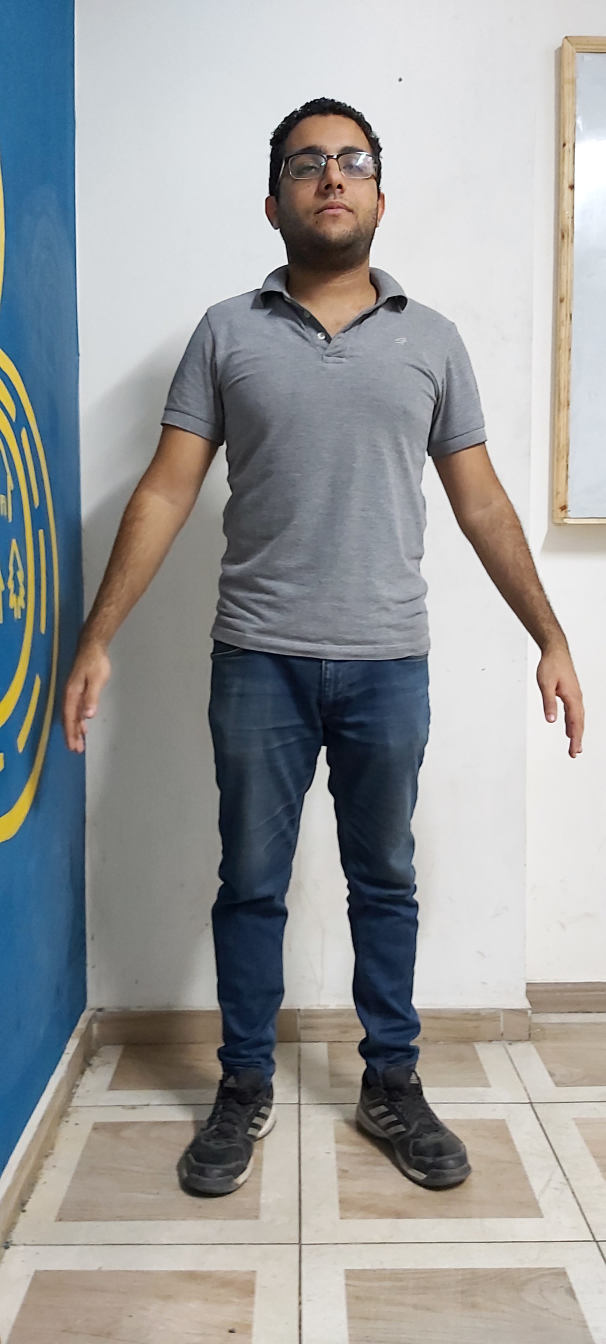
#> input picture images/Rimon2.1.jpg, 1816 x 4032 px (shown at 1/3 size)
$ python image_keypoint_selector.py
#> lines starting #> are read from the running program, lines starting #| are printed output that depends on the picture
import math
import cv2
import numpy as np
import math
from keypoint_config import *


POINTS_DICT = {}
iterator = 0
SCALE_PERCENT = 20
FILE_NAME = "Rimon2_1.py"
image_name = "images/Rimon2.1.jpg"
PERSON_HEIGHT = 166

POINTS_COLOR = {0 : right_sholder_outer_color, 1 : right_sholder_inner_color, 2 : left_sholder_inner_color, 3 : left_sholder_outer_color, 4 : right_elbow_outer_color,
                5 : right_elbow_inner_color, 6 : left_elbow_inner_color, 7 : left_elbow_outer_color, 8 : right_chest_arm_meeting_color, 9 : left_chest_arm_meeting_color,
                10 : right_chest_color, 11 : left_chest_color, 12 : right_waist_color, 13 : left_waist_color, 14 : right_hip_color, 15 : left_hip_color, 16 : stone_of_trousers_color,
                17 : right_Knee_outer_color, 18 : right_Knee_inner_color, 19 : left_Knee_inner_color, 20 : left_Knee_outer_color, 21 : right_ankle_outer_color,
                22 : right_ankle_inner_color, 23 : left_ankle_inner_color, 24 : left_ankle_outer_color, 25 : Head_color, 26:foot_color }

POINTS_NAMES = {0 : "right_sholder_outer_point", 1 : "right_sholder_inner_point", 2 : "left_sholder_inner_point", 3 : "left_sholder_outer_point", 4 : "right_elbow_outer_point",
                5 : "right_elbow_inner_point", 6 : "left_elbow_inner_point", 7 : "left_elbow_outer_point", 8 : "right_chest_arm_meeting_point", 9 : "left_chest_arm_meeting_point",
                10 : "right_chest_point", 11 : "left_chest_point", 12 : "right_waist_point", 13 : "left_waist_point", 14 : "right_hip_point", 15 : "left_hip_point", 16 : "stone_of_trousers_point",
                17 : "right_Knee_outer_point", 18 : "right_Knee_inner_point", 19 : "left_Knee_inner_point", 20 : "left_Knee_outer_point", 21 : "right_ankle_outer_point",
                22 : "right_ankle_inner_point", 23 : "left_ankle_inner_point", 24 : "left_ankle_outer_point", 25 : "head_point", 26 : "foot_color" }


def eclidian_distance(point1 , point2):
    (x1, y1) = point1
    (x2, y2) = point2
    return (math.sqrt(((x1-x2)**2)+((y1-y2)**2)))

def draw_circle(event,x,y,flags,param):
    global POINTS_DICT, iterator
    if event == cv2.EVENT_LBUTTONDOWN:
        POINTS_DICT[iterator] = (x,y)
        iterator += 1
        print("now select ---> ",POINTS_NAMES[iterator],(x,y))
    if event == cv2.EVENT_MBUTTONDOWN or event == cv2.EVENT_RBUTTONDOWN :
        iterator -= 1
        print("now select ---> ",POINTS_NAMES[iterator])
        del POINTS_DICT[iterator]

if __name__ == "__main__":

    img = cv2.imread(image_name, cv2.IMREAD_COLOR)
#> img is the input picture: shape (4032, 1816, 3); mean B, G, R 156.1, 155.7, 154.2
    print("now select ---> ",POINTS_NAMES[iterator])

    # scaling
    width = int(img.shape[1] * SCALE_PERCENT / 100)
#> width = 363
    height = int(img.shape[0] * SCALE_PERCENT / 100)
#> height = 806
    dsize = (width, height)
#> dsize = (363, 806)
    # resize image
    img = cv2.resize(img, dsize)
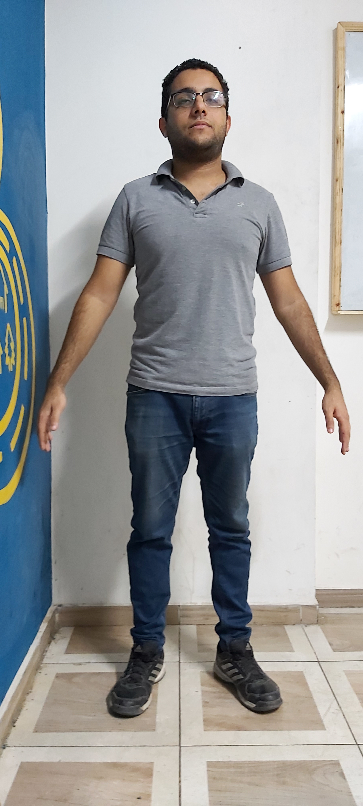
#> img: shape (806, 363, 3); mean B, G, R 156, 155.6, 154.1
    # end of scalling
    true_image = img.copy()
    try:
        while True:
            img = true_image.copy()
            for point in POINTS_DICT:
                cv2.circle(img, POINTS_DICT[point], point_radius, POINTS_COLOR[point], -1)
            cv2.imshow("img", img)
            cv2.setMouseCallback('img',draw_circle)
            cv2.waitKey(1)
    except:
        print("yess", iterator)
        pass
    finally:
        with open(FILE_NAME, 'a') as the_file:
            ratio = eclidian_distance(POINTS_DICT[25],POINTS_DICT[26])/PERSON_HEIGHT
            the_file.write('image_name = "'+str(image_name)+'"\n')
            the_file.write('SCALE_PERCENT = '+str(SCALE_PERCENT)+'\n')
            the_file.write('UPPER_RATIO = '+str(ratio)+'\n')
            the_file.write('LOWER_RATIO = '+str(ratio)+'\n')
            the_file.write('RATIO = '+str(ratio)+'\n')
            the_file.write('\n')

            try:
                for point in POINTS_DICT:
                    the_file.write(POINTS_NAMES[point] +" = "+str(POINTS_DICT[point])+"\n")
            except :
                pass
            finally:
                the_file.write('\n')
                the_file.write("HIP_HIGHT = "+str(POINTS_DICT[14][1])+"\n")
                the_file.write("RIGHT_HIP_PIXEL ="+str(POINTS_DICT[14])+"\n")
                the_file.write("LEFT_HIP_PIXEL ="+str(POINTS_DICT[15])+"\n")
            cv2.destroyAllWindows()


$ run again, with images/Rimon1.1.jpg copied over images/Rimon2.1.jpg
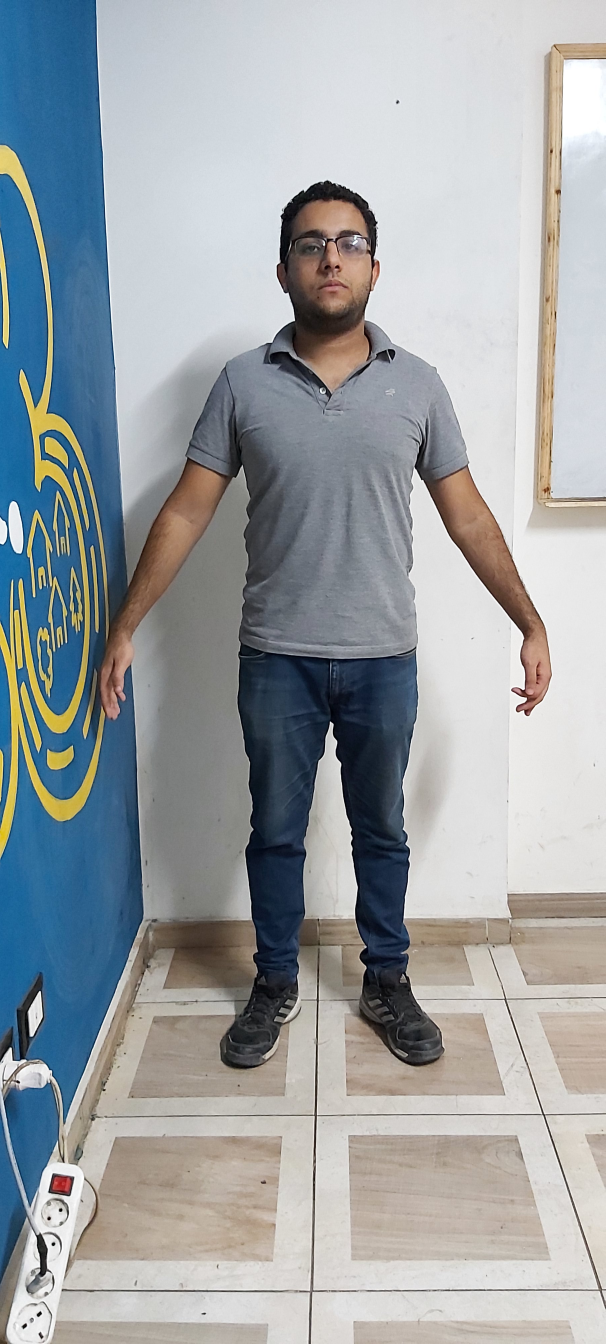
#> input picture images/Rimon1.1.jpg, 1816 x 4032 px (shown at 1/3 size)
#> img is the input picture: shape (4032, 1816, 3); mean B, G, R 164.7, 161.7, 156.5
#> `img = cv2.resize(img, dsize)`:
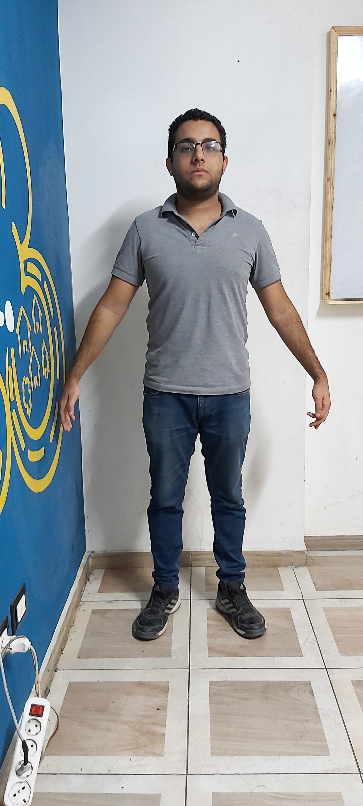
#> img: shape (806, 363, 3); mean B, G, R 164.6, 161.6, 156.4

$ run again, with images/Rimon1.2.jpg copied over images/Rimon2.1.jpg
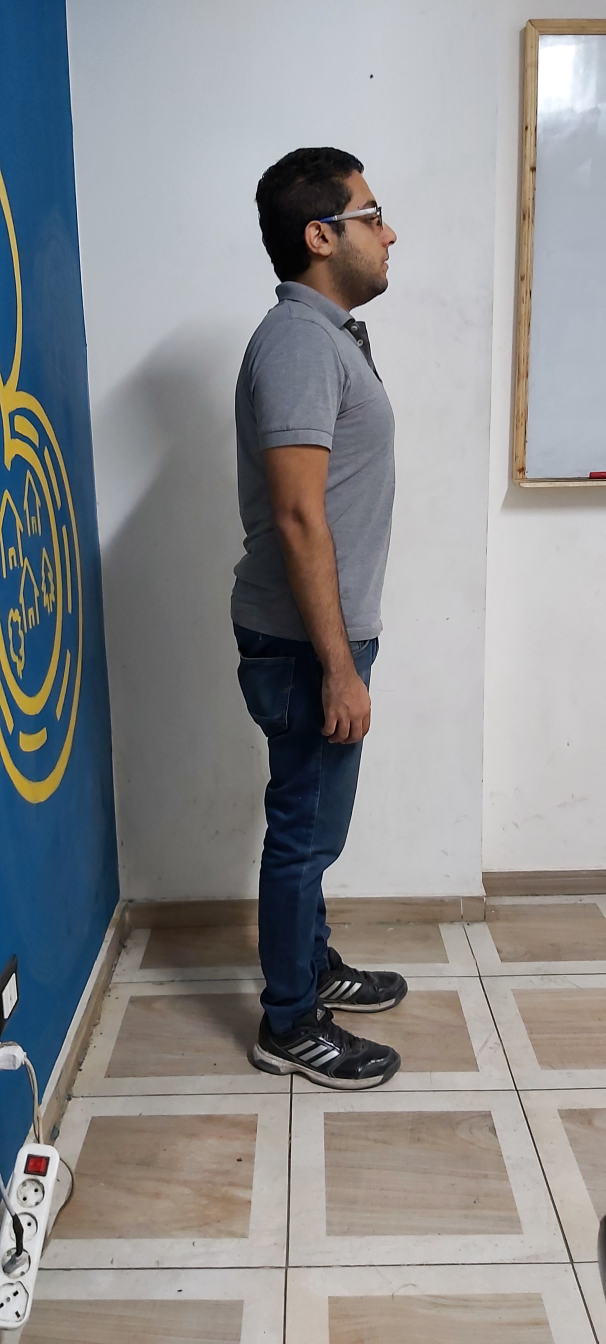
#> input picture images/Rimon1.2.jpg, 1816 x 4032 px (shown at 1/3 size)
#> img is the input picture: shape (4032, 1816, 3); mean B, G, R 141.7, 140.2, 139.5
#> `img = cv2.resize(img, dsize)`:
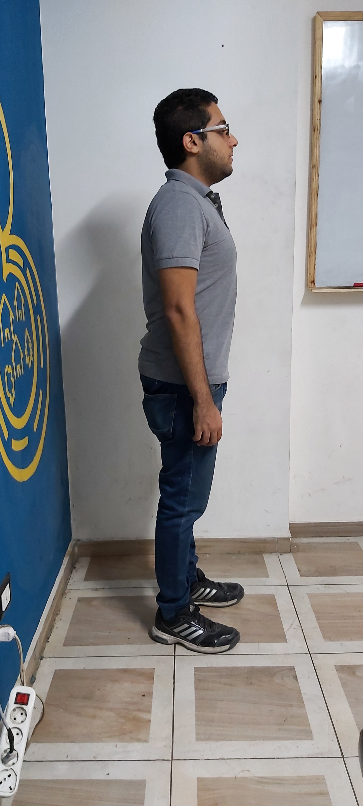
#> img: shape (806, 363, 3); mean B, G, R 141.6, 140, 139.4

$ run again, with images/Rimon2.2.jpg copied over images/Rimon2.1.jpg
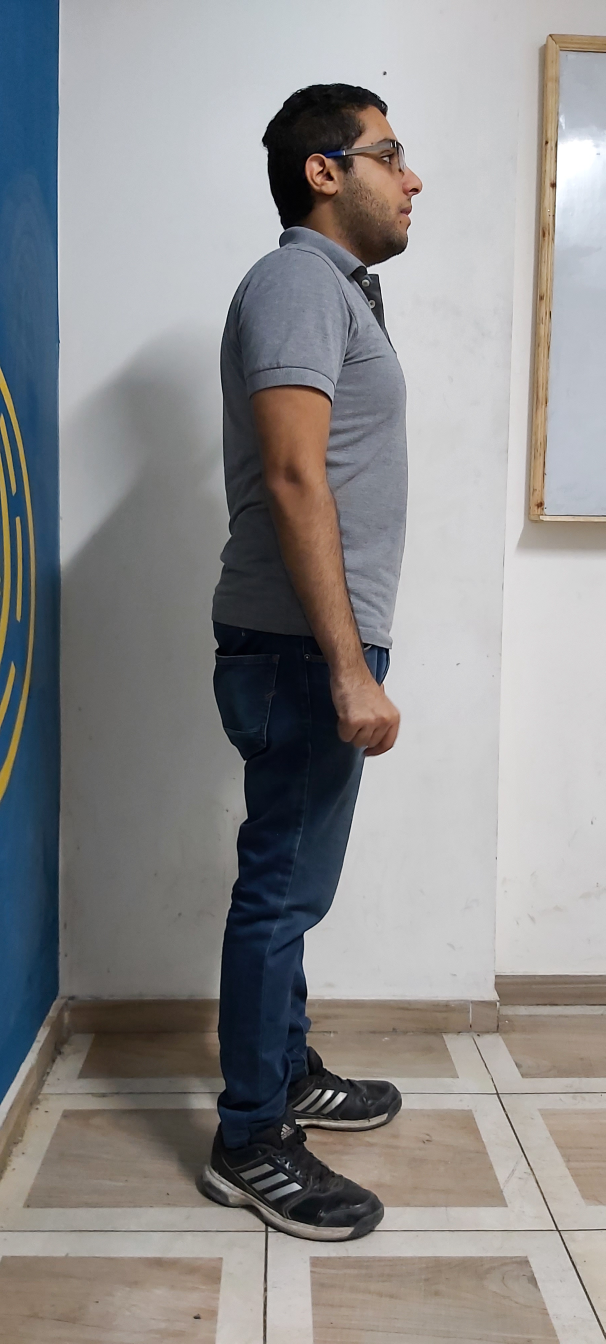
#> input picture images/Rimon2.2.jpg, 1816 x 4032 px (shown at 1/3 size)
#> img is the input picture: shape (4032, 1816, 3); mean B, G, R 140.3, 140, 140.9
#> `img = cv2.resize(img, dsize)`:
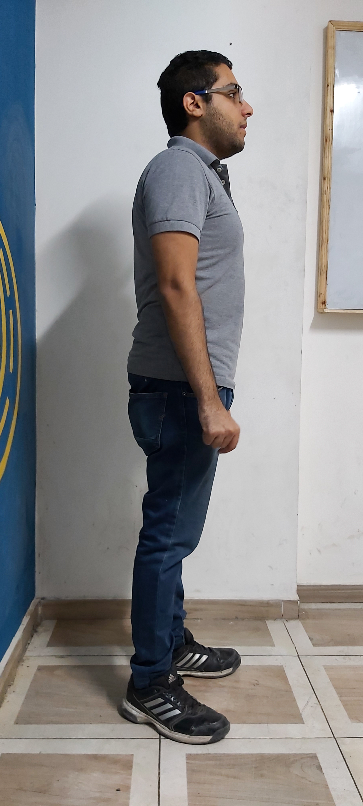
#> img: shape (806, 363, 3); mean B, G, R 140.2, 139.9, 140.8
